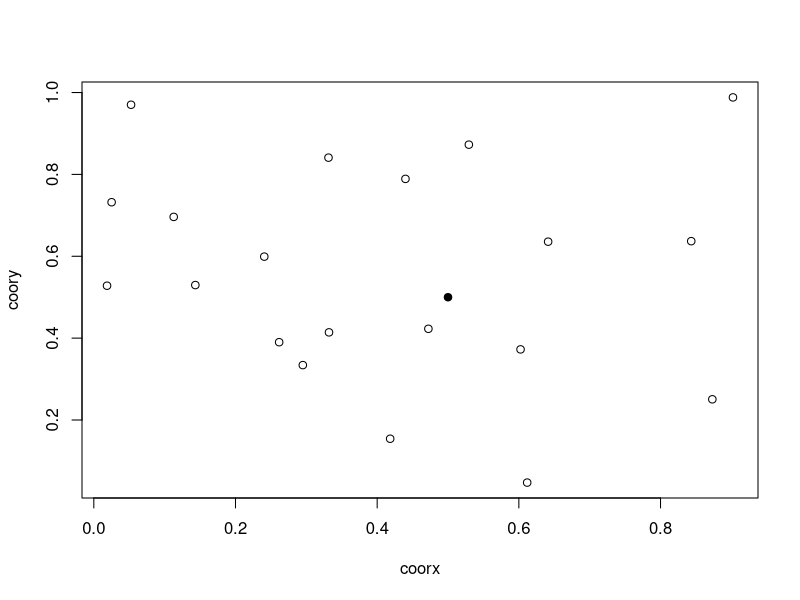
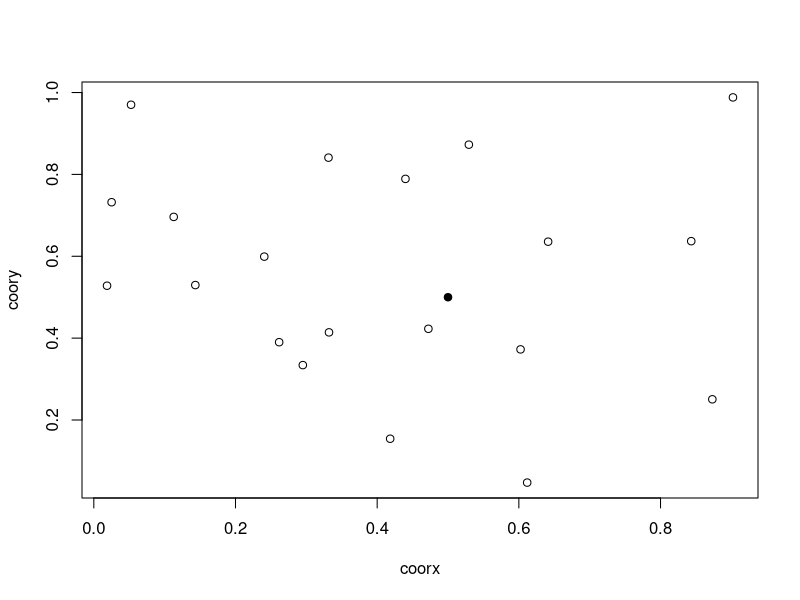

Write the R code that produced these figures, in order.
# Generación de los puntos en el plano:
# Con un generador de valores aleatorios (función "runif") se crean las
# coordenadas de todos los puntos:
coorx <- runif(20)
coory <- runif(20)

# Nota: si pusieramos estos vectores como columnas en una planilla
# de cálculo tendríamos una matriz con las coordenadas de todos
# los puntos.

# Nota: cada vez que se corran estas dos líneas se van a generar nuevos puntos,
# por lo que no es recomendable volver a hacer. Una forma de evitar que esto pase es
# agregando numerales ("#") al comienzo de las líneas para evitar correrlas al
# usar "source".

# Se pueden graficar los puntos con este comando:
plot(coorx, coory)

# Y finalmente agregamos el punto central:
points(0.5, 0.5, pch=19)

# Instrucciones:
# Para lograr el objetivo, debe seguir los siguentes pasos:
# 1. Determinar los lados de los triángulos rectángulos imaginarios (cat.ad y cat.op)
#    cuyas hipotenusas son son los segmentos entre el central y los demás puntos.
# 2. Con la función hipot determinar el ancho de estas hipotenusas, las distancias
#    del centro a los demás puntos (dst), partiendo de los catetos hallados.
# 3. Con la función which o sus derivadas encontrar las posiciones del mínimo (i)
#    y el máximo (j) dentro del vector de distancias.
# 4. Utilizar estas posiciones para extraer las coordenadas correspondientes a
#    los puntos más cercano (A) y lejano (B) del central.

# Lista de objetos a obtener:
# cat.ad y cat.op: los "catetos" de todos los triángulos rectángulos formados con 
#                  el central y los demás puntos.
# dst: distancias entre (0.5, 0.5) y todos los demás puntos.
# i: posición de dst en el que se encuentra el mínimo de distancia
# j: posición de dst en el que se encuentra el máximo de distancia
# A: coordenadas del punto más cercano (vector de dos valores)
# B: coordenadas del punto más lejano  (vector de dos valores)

# Nota: use ?c para entender los últimos pasos, en caso de que sea necesario.

#===== Su código comienza aquí: =====#

cat.ad <- 0

cat.op <- 0

dst <- 0

i <- 0

j <- 0

A <- c(0, 0)

B <- c(0, 0)

#====== Aquí finaliza su código =====#

# Utilice las siguientes líneas para confirmar que el código
# hace la tarea correctamente:
plot(coorx, coory)
points(0.5, 0.5, pch=19)
points(coorx[i], coory[i], pch=19, col='red')
points(coorx[j], coory[j], pch=19, col='darkgreen')

